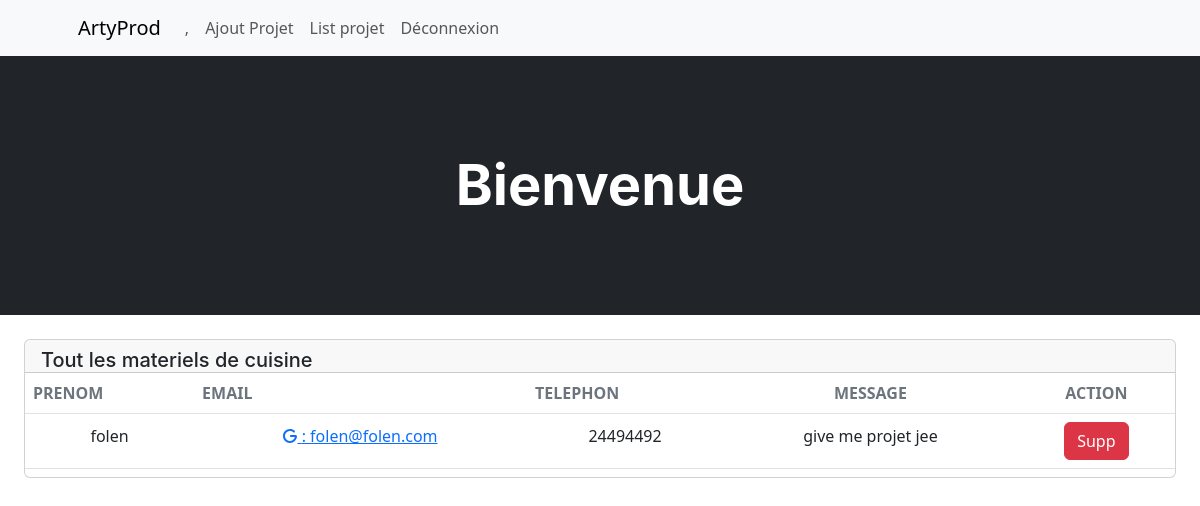
Screenshot of /artyProd/listContact/ with the database file from the repository.
### artyProd/models.py (models this page shows, shortened)
class Contact(models.Model):
    Name=models.CharField(max_length=20)
    Email=models.CharField(max_length=30)
    phone=models.CharField(max_length=20)
    msg=models.TextField(max_length=20)

### artyProd/views.py (the view)
# urls.py: path('listContact/',views.listContact, name = 'contact'),
def listContact(request):
    contact=Contact.objects.all()
    context={'contact':contact}
    return render(request,'artyProd/listeContact.html',context)

### artyProd/templates/artyProd/listeContact.html (shortened to what this page needs)
{% extends "artyProd/base.html" %}
{% block content %}
<br>
    <div class="col-12">
        <div class="card mb-4 mx-4">
            <div class="card-header pb-0">
                <div class="d-flex flex-row justify-content-between">
                    <div>
                        <h5 class="mb-0">Tout les materiels de  cuisine</h5>
                    </div>
                </div>
            </div>
            <div class="card-body px-0 pt-0 pb-2">
                <div class="table-responsive p-0">
                    <table class="table align-items-center mb-0">
                        <thead>
                            <tr>
                                <th class="text-uppercase text-secondary text-xxs font-weight-bolder opacity-7">
                                    Prenom
                                </th>
                                <th class="text-uppercase text-secondary text-xxs font-weight-bolder opacity-7">
                                    Email
                                </th>
                                <th class="text-uppercase text-secondary text-xxs font-weight-bolder opacity-7 ps-2">
                                    Telephon
                                </th>
                                <th class="text-center text-uppercase text-secondary text-xxs font-weight-bolder opacity-7">
                                    Message
                                </th>
                                <th class="text-center text-uppercase text-secondary text-xxs font-weight-bolder opacity-7">
                                    Action
                                </th>
                            </tr>
                        </thead>
                        <tbody>
                        {% for i in contact %}
                            <tr>
                                <td class="text-center">
                                    <p class="text-xs font-weight-bold mb-0">{{i.Name}}</p>
                                </td>
                                <td class="text-center">
                                    <p class="text-xs font-weight-bold mb-0"><a href="https://accounts.google.com/AccountChooser/signinchooser?service=mail&continue=https%3A%2F%2Fmail.google.com%2Fmail%2F&flowName=GlifWebSignIn&flowEntry=AccountChooser" target="_blank"><i class="fa-solid fa-g"></i> : {{i.Email}}</a></p>
                                </td>
                                <td class="text-center">
                                    <p class="text-xs font-weight-bold mb-0">{{i.phone}}</p>
                                </td>
                                <td class="text-center">
                                    <p class="text-xs font-weight-bold mb-0">{{i.msg}}</p>
                                </td>
                                <td class="text-center">
                                    <a class="btn btn-danger" data-bs-toggle="tooltip" data-bs-original-title="Modifier Projet" href="/artyProd/contact/{{i.id}}">Supp</a>
                                </td>
                            </tr>
                            {% endfor %}
                        </tbody>
                    </table>
                </div>
            </div>
        </div>
    </div>
{% endblock %}

### rows the page displays
Contact: Name "folen", Email "folen@folen.com", phone "24494492", msg "give me projet jee"
